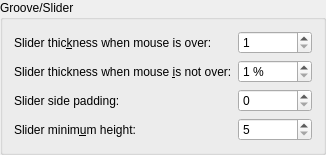
                                <widget class="QGroupBox" name="groupBox_2">
                                    <property name="title">
                                        <string>Groove/Slider</string>
                                    </property>
                                    <layout class="QVBoxLayout" name="verticalLayout_5">
                                        <item>
                                            <layout class="QFormLayout" name="formLayout_2">
                                                <item row="1" column="0">
                                                    <widget class="QLabel" name="label">
                                                        <property name="text">
                                                            <string>Slider thic&amp;kness when mouse is over:</string>
                                                        </property>
                                                        <property name="buddy">
                                                            <cstring>_scrollBarSliderThicknessMouseOver</cstring>
                                                        </property>
                                                    </widget>
                                                </item>
                                                <item row="1" column="1">
                                                    <widget class="QSpinBox" name="_scrollBarSliderThicknessMouseOver">
                                                        <property name="minimumSize">
                                                            <size>
                                                                <width>74</width>
                                                                <height>0</height>
                                                            </size>
                                                        </property>
                                                        <property name="minimum">
                                                            <number>1</number>
                                                        </property>
                                                        <property name="maximum">
                                                            <number>50</number>
                                                        </property>
                                                    </widget>
                                                </item>
                                                <item row="2" column="0">
                                                    <widget class="QLabel" name="label_2">
                                                        <property name="text">
                                                            <string>Slider thickness when mouse &amp;is not over:</string>
                                                        </property>
                                                        <property name="buddy">
                                                            <cstring>_scrollBarSliderThicknessMouseNotOverPercent</cstring>
                                                        </property>
                                                    </widget>
                                                </item>
                                                <item row="2" column="1">
                                                    <widget class="QSpinBox" name="_scrollBarSliderThicknessMouseNotOverPercent">
                                                        <property name="suffix">
                                                            <string> %</string>
                                                        </property>
                                                        <property name="minimum">
                                                            <number>1</number>
                                                        </property>
                                                        <property name="maximum">
                                                            <number>100</number>
                                                        </property>
                                                    </widget>
                                                </item>
                                                <item row="3" column="1">
                                                    <widget class="QSpinBox" name="_scrollBarSliderPadding">
                                                        <property name="minimumSize">
                                                            <size>
                                                                <width>74</width>
                                                                <height>0</height>
                                                            </size>
                                                        </property>
                                                        <property name="maximum">
                                                            <number>20</number>
                                                        </property>
                                                    </widget>
                                                </item>
                                                <item row="3" column="0">
                                                    <widget class="QLabel" name="label_5">
                                                        <property name="text">
                                                            <string>Slider side padding:</string>
                                                        </property>
                                                        <property name="buddy">
                                                            <cstring>_scrollBarSliderPadding</cstring>
                                                        </property>
                                                    </widget>
                                                </item>
                                                <item row="4" column="1">
                                                    <widget class="QSpinBox" name="_scrollBarMinSliderHeight">
                                                        <property name="minimumSize">
                                                            <size>
                                                                <width>74</width>
                                                                <height>0</height>
                                                            </size>
                                                        </property>
                                                        <property name="minimum">
                                                            <number>5</number>
                                                        </property>
                                                        <property name="maximum">
                                                            <number>80</number>
                                                        </property>
                                                        <property name="singleStep">
                                                            <number>2</number>
                                                        </property>
                                                    </widget>
                                                </item>
                                                <item row="4" column="0">
                                                    <widget class="QLabel" name="label_8">
                                                        <property name="text">
                                                            <string>Slider minim&amp;um height:</string>
                                                        </property>
                                                        <property name="buddy">
                                                            <cstring>_scrollBarMinSliderHeight</cstring>
                                                        </property>
                                                    </widget>
                                                </item>
                                            </layout>
                                        </item>
                                    </layout>
                                </widget>
